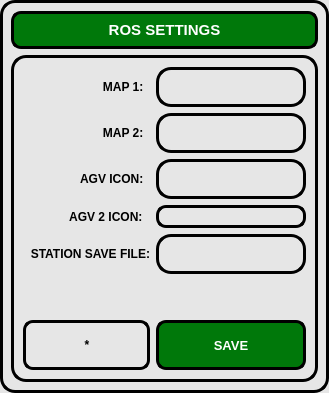
            <widget class="QWidget" name="widgetPortAyarlari" native="true">
             <property name="sizePolicy">
              <sizepolicy hsizetype="Expanding" vsizetype="Expanding">
               <horstretch>0</horstretch>
               <verstretch>0</verstretch>
              </sizepolicy>
             </property>
             <property name="minimumSize">
              <size>
               <width>0</width>
               <height>200</height>
              </size>
             </property>
             <property name="maximumSize">
              <size>
               <width>500</width>
               <height>16777215</height>
              </size>
             </property>
             <property name="styleSheet">
              <string notr="true">border: 3px solid  rgb(0, 0, 0);
border-radius:15px;
background-color: rgb(230, 230, 230);
</string>
             </property>
             <layout class="QVBoxLayout" name="verticalLayout_11">
              <item>
               <widget class="QLabel" name="label_21">
                <property name="minimumSize">
                 <size>
                  <width>0</width>
                  <height>38</height>
                 </size>
                </property>
                <property name="maximumSize">
                 <size>
                  <width>16777215</width>
                  <height>38</height>
                 </size>
                </property>
                <property name="font">
                 <font>
                  <pointsize>11</pointsize>
                  <weight>75</weight>
                  <bold>true</bold>
                 </font>
                </property>
                <property name="styleSheet">
                 <string notr="true">QLabel{
background-color: rgb(0, 120, 10);
	color: rgb(255, 255, 255);
	border: 3px solid;
	border-radius: 10px ;
}</string>
                </property>
                <property name="text">
                 <string>ROS SETTINGS</string>
                </property>
                <property name="alignment">
                 <set>Qt::AlignCenter</set>
                </property>
               </widget>
              </item>
              <item>
               <widget class="QFrame" name="framePortAyarlari">
                <property name="minimumSize">
                 <size>
                  <width>0</width>
                  <height>200</height>
                 </size>
                </property>
                <property name="maximumSize">
                 <size>
                  <width>16777215</width>
                  <height>16777215</height>
                 </size>
                </property>
                <property name="frameShape">
                 <enum>QFrame::StyledPanel</enum>
                </property>
                <property name="frameShadow">
                 <enum>QFrame::Raised</enum>
                </property>
                <layout class="QGridLayout" name="gridLayout_15">
                 <item row="9" column="1" colspan="2">
                  <layout class="QHBoxLayout" name="horizontalLayout_7">
                   <item>
                    <widget class="QLabel" name="labelRosAyarlariLog">
                     <property name="minimumSize">
                      <size>
                       <width>0</width>
                       <height>50</height>
                      </size>
                     </property>
                     <property name="maximumSize">
                      <size>
                       <width>16777215</width>
                       <height>50</height>
                      </size>
                     </property>
                     <property name="font">
                      <font>
                       <pointsize>9</pointsize>
                       <weight>75</weight>
                       <italic>true</italic>
                       <bold>true</bold>
                      </font>
                     </property>
                     <property name="styleSheet">
                      <string notr="true">	color: rgb(0, 0, 0);
	border: 3px solid;
	border-radius: 10px;</string>
                     </property>
                     <property name="text">
                      <string>*</string>
                     </property>
                     <property name="alignment">
                      <set>Qt::AlignCenter</set>
                     </property>
                    </widget>
                   </item>
                   <item>
                    <widget class="QPushButton" name="pushButtonRosAyarlariKaydet">
                     <property name="minimumSize">
                      <size>
                       <width>150</width>
                       <height>50</height>
                      </size>
                     </property>
                     <property name="maximumSize">
                      <size>
                       <width>150</width>
                       <height>50</height>
                      </size>
                     </property>
                     <property name="font">
                      <font>
                       <pointsize>10</pointsize>
                       <weight>75</weight>
                       <bold>true</bold>
                      </font>
                     </property>
                     <property name="styleSheet">
                      <string notr="true">QPushButton{
	qproperty-icon: url(:/images/icons/refresh_icon.png);
    background-color: rgb(0, 120, 10);

	color: rgb(255, 255, 255);
	border: 3px solid;
	border-color: rgb(0, 0, 0);
	border-radius: 10px;
}
QPushButton::hover
{
	background-color: rgb(0, 255, 0);
	border-color: rgb(255, 0, 0);

}</string>
                     </property>
                     <property name="text">
                      <string>SAVE</string>
                     </property>
                    </widget>
                   </item>
                  </layout>
                 </item>
                 <item row="8" column="2">
                  <spacer name="verticalSpacer_12">
                   <property name="orientation">
                    <enum>Qt::Vertical</enum>
                   </property>
                   <property name="sizeHint" stdset="0">
                    <size>
                     <width>20</width>
                     <height>40</height>
                    </size>
                   </property>
                  </spacer>
                 </item>
                 <item row="0" column="1">
                  <widget class="QLabel" name="label_27">
                   <property name="minimumSize">
                    <size>
                     <width>0</width>
                     <height>40</height>
                    </size>
                   </property>
                   <property name="maximumSize">
                    <size>
                     <width>200</width>
                     <height>40</height>
                    </size>
                   </property>
                   <property name="font">
                    <font>
                     <pointsize>9</pointsize>
                     <weight>75</weight>
                     <bold>true</bold>
                    </font>
                   </property>
                   <property name="styleSheet">
                    <string notr="true">border:none;</string>
                   </property>
                   <property name="text">
                    <string>MAP 1:  </string>
                   </property>
                   <property name="alignment">
                    <set>Qt::AlignRight|Qt::AlignTrailing|Qt::AlignVCenter</set>
                   </property>
                  </widget>
                 </item>
                 <item row="0" column="2">
                  <widget class="QLineEdit" name="lineEditAyarlarHarita1">
                   <property name="minimumSize">
                    <size>
                     <width>150</width>
                     <height>40</height>
                    </size>
                   </property>
                   <property name="maximumSize">
                    <size>
                     <width>16777215</width>
                     <height>40</height>
                    </size>
                   </property>
                   <property name="font">
                    <font>
                     <pointsize>10</pointsize>
                     <weight>75</weight>
                     <bold>true</bold>
                    </font>
                   </property>
                   <property name="text">
                    <string/>
                   </property>
                   <property name="alignment">
                    <set>Qt::AlignCenter</set>
                   </property>
                  </widget>
                 </item>
                 <item row="2" column="2">
                  <widget class="QLineEdit" name="lineEditAyarlarHarita2">
                   <property name="minimumSize">
                    <size>
                     <width>150</width>
                     <height>40</height>
                    </size>
                   </property>
                   <property name="maximumSize">
                    <size>
                     <width>16777215</width>
                     <height>40</height>
                    </size>
                   </property>
                   <property name="font">
                    <font>
                     <pointsize>10</pointsize>
                     <weight>75</weight>
                     <bold>true</bold>
                    </font>
                   </property>
                   <property name="alignment">
                    <set>Qt::AlignCenter</set>
                   </property>
                  </widget>
                 </item>
                 <item row="2" column="1">
                  <widget class="QLabel" name="label_28">
                   <property name="minimumSize">
                    <size>
                     <width>0</width>
                     <height>40</height>
                    </size>
                   </property>
                   <property name="maximumSize">
                    <size>
                     <width>16777215</width>
                     <height>40</height>
                    </size>
                   </property>
                   <property name="font">
                    <font>
                     <pointsize>9</pointsize>
                     <weight>75</weight>
                     <bold>true</bold>
                    </font>
                   </property>
                   <property name="styleSheet">
                    <string notr="true">border:none;</string>
                   </property>
                   <property name="text">
                    <string>MAP 2:  </string>
                   </property>
                   <property name="alignment">
                    <set>Qt::AlignRight|Qt::AlignTrailing|Qt::AlignVCenter</set>
                   </property>
                  </widget>
                 </item>
                 <item row="6" column="2">
                  <widget class="QLineEdit" name="lineEditAyarlarDurakKayitDosyasi">
                   <property name="minimumSize">
                    <size>
                     <width>150</width>
                     <height>40</height>
                    </size>
                   </property>
                   <property name="maximumSize">
                    <size>
                     <width>16777215</width>
                     <height>40</height>
                    </size>
                   </property>
                   <property name="font">
                    <font>
                     <pointsize>10</pointsize>
                     <weight>75</weight>
                     <bold>true</bold>
                    </font>
                   </property>
                   <property name="text">
                    <string/>
                   </property>
                   <property name="alignment">
                    <set>Qt::AlignCenter</set>
                   </property>
                  </widget>
                 </item>
                 <item row="4" column="2">
                  <widget class="QLineEdit" name="lineEditAyarlarAGVicon">
                   <property name="minimumSize">
                    <size>
                     <width>150</width>
                     <height>40</height>
                    </size>
                   </property>
                   <property name="maximumSize">
                    <size>
                     <width>16777215</width>
                     <height>40</height>
                    </size>
                   </property>
                   <property name="font">
                    <font>
                     <pointsize>10</pointsize>
                     <weight>75</weight>
                     <bold>true</bold>
                    </font>
                   </property>
                   <property name="alignment">
                    <set>Qt::AlignCenter</set>
                   </property>
                  </widget>
                 </item>
                 <item row="6" column="1">
                  <widget class="QLabel" name="label_33">
                   <property name="minimumSize">
                    <size>
                     <width>0</width>
                     <height>40</height>
                    </size>
                   </property>
                   <property name="maximumSize">
                    <size>
                     <width>16777215</width>
                     <height>40</height>
                    </size>
                   </property>
                   <property name="font">
                    <font>
                     <pointsize>9</pointsize>
                     <weight>75</weight>
                     <bold>true</bold>
                    </font>
                   </property>
                   <property name="styleSheet">
                    <string notr="true">border:none;</string>
                   </property>
                   <property name="text">
                    <string>STATION SAVE FILE:</string>
                   </property>
                   <property name="alignment">
                    <set>Qt::AlignRight|Qt::AlignTrailing|Qt::AlignVCenter</set>
                   </property>
                  </widget>
                 </item>
                 <item row="4" column="1">
                  <widget class="QLabel" name="label_34">
                   <property name="minimumSize">
                    <size>
                     <width>0</width>
                     <height>40</height>
                    </size>
                   </property>
                   <property name="maximumSize">
                    <size>
                     <width>200</width>
                     <height>40</height>
                    </size>
                   </property>
                   <property name="font">
                    <font>
                     <pointsize>9</pointsize>
                     <weight>75</weight>
                     <bold>true</bold>
                    </font>
                   </property>
                   <property name="styleSheet">
                    <string notr="true">border:none;</string>
                   </property>
                   <property name="text">
                    <string>AGV ICON:  </string>
                   </property>
                   <property name="alignment">
                    <set>Qt::AlignRight|Qt::AlignTrailing|Qt::AlignVCenter</set>
                   </property>
                  </widget>
                 </item>
                 <item row="5" column="1">
                  <widget class="QLabel" name="label">
                   <property name="font">
                    <font>
                     <pointsize>9</pointsize>
                     <weight>75</weight>
                     <bold>true</bold>
                    </font>
                   </property>
                   <property name="styleSheet">
                    <string notr="true">	border: none;
	border-radius: none;</string>
                   </property>
                   <property name="lineWidth">
                    <number>1</number>
                   </property>
                   <property name="text">
                    <string>              AGV 2 ICON:  </string>
                   </property>
                  </widget>
                 </item>
                 <item row="5" column="2">
                  <widget class="QLineEdit" name="lineEditAyarlarAGV2icon">
                   <property name="font">
                    <font>
                     <pointsize>10</pointsize>
                     <weight>75</weight>
                     <bold>true</bold>
                    </font>
                   </property>
                   <property name="styleSheet">
                    <string notr="true">	border: 3px solid;
	border-radius: 10px;</string>
                   </property>
                   <property name="text">
                    <string>                          </string>
                   </property>
                   <property name="frame">
                    <bool>true</bool>
                   </property>
                  </widget>
                 </item>
                </layout>
               </widget>
              </item>
             </layout>
            </widget>
